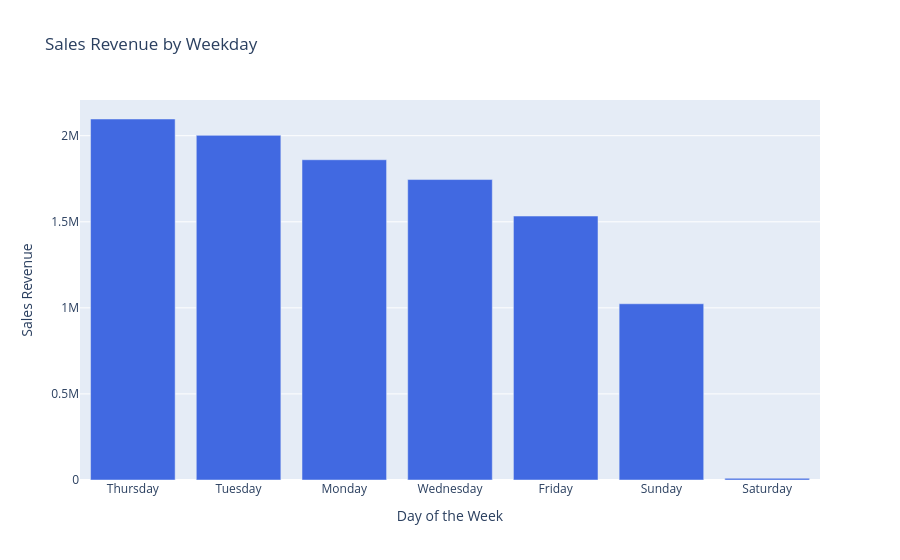

The notebook cell saved with this chart:
### Markdown cell above
#### 5.5 Sales Revenue by Weekday

**Objective:** Analyze how sales revenue varies across different days of the week.

**Chart Type:** Interactive Bar Chart

**Business Value:** Helps identify high-revenue days and plan promotions, staffing, and inventory accordingly.

### Code cell
# Import Plotly Express
import plotly.express as px

# Create an interactive bar chart
fig = px.bar(
    x=weekday_sales.index,
    y=weekday_sales.values,
    title="Sales Revenue by Weekday",
    labels={
        "x": "Day of the Week",
        "y": "Sales Revenue"
    }
)

# Set bar color
fig.update_traces(marker_color="royalblue")

# Display the chart
fig.show()

### Figure 1 — Plotly figure (JSON) as saved in the notebook; plotly's stock layout.template omitted (floating-point values rounded to 4 significant figures)
{"data": [{"hovertemplate": "Day of the Week=%{x}<br>Sales Revenue=%{y}<extra></extra>", "legendgroup": "", "marker": {"color": "royalblue", "pattern": {"shape": ""}}, "name": "", "orientation": "v", "showlegend": false, "textposition": "auto", "type": "bar", "x": ["Thursday", "Tuesday", "Monday", "Wednesday", "Friday", "Sunday", "Saturday"], "xaxis": "x", "y": [2097000.0, 2002000.0, 1860000.0, 1745000.0, 1533000.0, 1024000.0, 9803.0], "yaxis": "y"}], "layout": {"barmode": "relative", "legend": {"tracegroupgap": 0}, "title": {"text": "Sales Revenue by Weekday"}, "xaxis": {"anchor": "y", "domain": [0, 1], "title": {"text": "Day of the Week"}}, "yaxis": {"anchor": "x", "domain": [0, 1], "title": {"text": "Sales Revenue"}}}}
